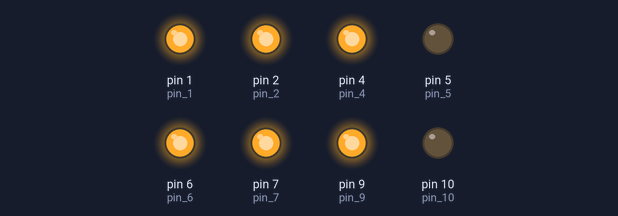
The sketch below on a simulated Arduino Uno, built with avr-gcc and run on an emulated ATmega328P. Shown: output pins drawn as LEDs (lit = HIGH).

Above: at 0.5 s.
At 2.5 s:
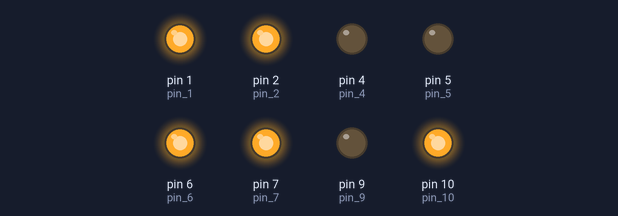
At 3.5 s:
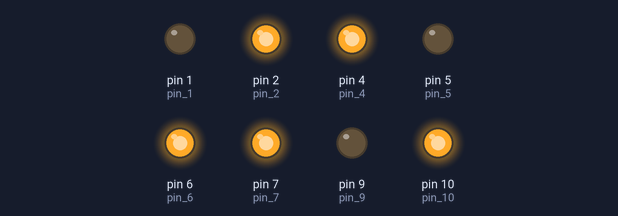
At 5.5 s:
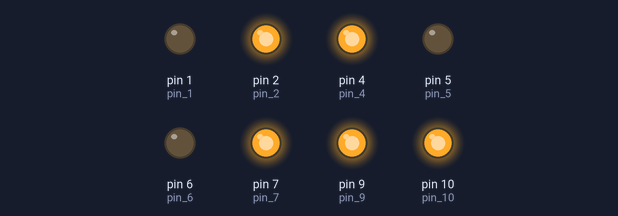
At 8.5 s:
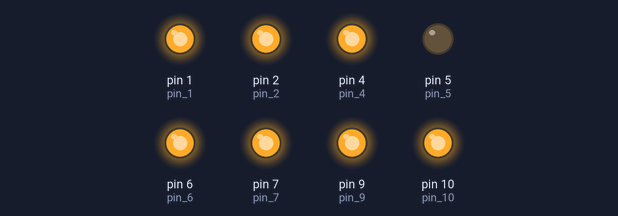
At 11.5 s:
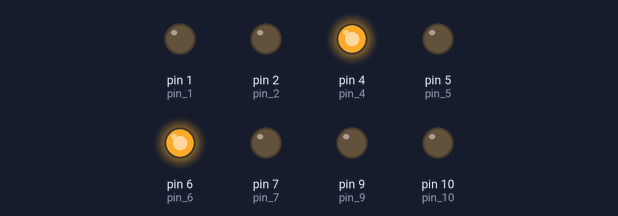
Timing chart, 0 to 13.0 s (numbered marks = the images above):
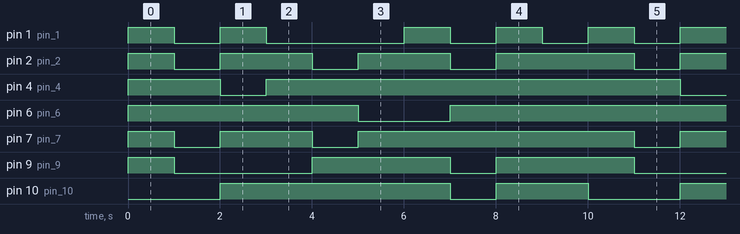

Measured:
- by itself, pin 1 (pin_1): repeats every 10.0 s: LOW 1.0 s, HIGH 1.0 s, LOW 3.0 s, 2 × (HIGH 1.0 s, LOW 1.0 s), HIGH 1.0 s
- by itself, pin 2 (pin_2): repeats every 10.0 s: 2 × (LOW 1.0 s, HIGH 2.0 s), LOW 1.0 s, HIGH 3.0 s
- by itself, pin 4 (pin_4): repeats every 10.0 s: LOW 1.0 s, HIGH 9.0 s
- by itself, pin 6 (pin_6): repeats every 10.0 s: LOW 2.0 s, HIGH 8.0 s
- by itself, pin 7 (pin_7): repeats every 10.0 s: LOW 1.0 s, HIGH 2.0 s, LOW 1.0 s, HIGH 6.0 s
- by itself, pin 9 (pin_9): repeats every 10.0 s: LOW 3.0 s, HIGH 3.0 s, LOW 1.0 s, HIGH 3.0 s
- by itself, pin 10 (pin_10): repeats every 10.0 s: LOW 1.0 s, HIGH 2.0 s, LOW 2.0 s, HIGH 5.0 s

The sketch:

Seven_Segment_Manual.ino
```cpp
int x = 1000;
int pin_1 = 1;
int pin_2 = 2;
int pin_4 = 4;
int pin_5 = 5;
int pin_6 = 6;
int pin_7 = 7;
int pin_9 = 9;
int pin_10 = 10;


  void setup() {
  // put your setup code here, to run once:

pinMode(pin_1, OUTPUT);
pinMode(pin_2, OUTPUT);
pinMode(pin_4, OUTPUT);
pinMode(pin_5, OUTPUT);
pinMode(pin_6, OUTPUT);
pinMode(pin_7, OUTPUT);
pinMode(pin_9, OUTPUT);
pinMode(pin_10, OUTPUT);

}

void loop() {
  // put your main code here, to run repeatedly:

  digitalWrite(pin_4, HIGH);
  digitalWrite(pin_6, HIGH);
  digitalWrite(pin_2, HIGH);
  digitalWrite(pin_1, HIGH);
  digitalWrite(pin_9, HIGH);
  digitalWrite(pin_7, HIGH);
  delay(x);

  digitalWrite(pin_2, LOW);
  digitalWrite(pin_1, LOW);
  digitalWrite(pin_9, LOW);
  digitalWrite(pin_7, LOW);
  delay(x);

  digitalWrite(pin_1, HIGH);
  digitalWrite(pin_2, HIGH);
  digitalWrite(pin_4, LOW);
  digitalWrite(pin_6, HIGH);
  digitalWrite(pin_7, HIGH);
  digitalWrite(pin_10, HIGH);
  delay(x);

  digitalWrite(pin_1, LOW);
  digitalWrite(pin_4, HIGH);
  delay(x);

  digitalWrite(pin_7, LOW);
  digitalWrite(pin_2, LOW);
  digitalWrite(pin_9, HIGH);
  delay(x);

  digitalWrite(pin_6, LOW);
  digitalWrite(pin_7, HIGH);
  digitalWrite(pin_2, HIGH);
  delay(x);

  digitalWrite(pin_1, HIGH);
  delay(x);

  digitalWrite(pin_6, HIGH);
  digitalWrite(pin_2, LOW);
  digitalWrite(pin_1, LOW);
  digitalWrite(pin_10, LOW);
  digitalWrite(pin_9, LOW);
  delay(x);

  digitalWrite(pin_9, HIGH);
  digitalWrite(pin_10, HIGH);
  digitalWrite(pin_1, HIGH);
  digitalWrite(pin_2, HIGH);
  delay(x);

  digitalWrite(pin_1, LOW);
  delay(x);

  digitalWrite(pin_9, LOW);
  digitalWrite(pin_7, LOW);
  digitalWrite(pin_10, LOW);
  digitalWrite(pin_2, LOW);


}
```
